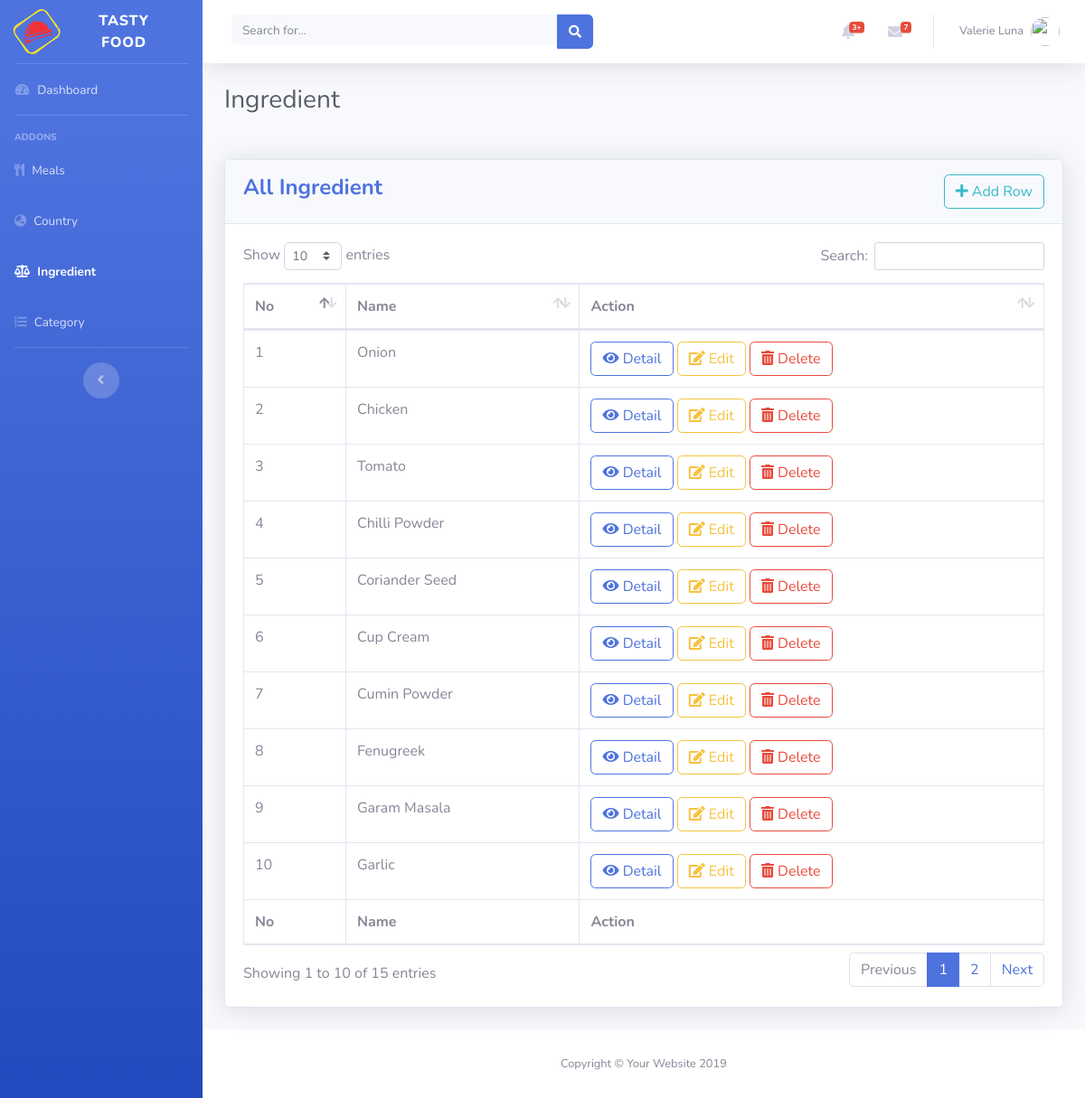
Screenshot of /ingredient with the database file from the repository.
### tables this page shows
CREATE TABLE `ingredients` (
  `ingredients_id` int(11) NOT NULL,
  `ingredients_name` varchar(225) NOT NULL,
  `ingredients_photo` text NOT NULL
);

### application/controllers/Ingredient_ctrl.php (called while the page is built, shortened)
<?php
class Ingredient_ctrl extends CI_Controller
{
	public function index()
	{
		$data['ingredients'] = $this->Ingredient_mdl->list();
		$data['innerdata'] = 'ingredient_read';
		$this->load->view('backendtemplate',$data);
	}
}
?>

### index.php (called while the page is built, shortened)
<?php
require_once BASEPATH.'core/CodeIgniter.php';

### application/models/Ingredient_mdl.php (called while the page is built, shortened)
<?php
class Ingredient_mdl extends CI_Model
{
	public function list()
	{
		$this->db->select('*');
		$this->db->from('ingredients');
		$sql = $this->db->get();
		return $sql->result();
	}
}
?>

### application/views/ingredient_read.php (the view, shortened to what this page needs)
<h1 class="h3 mb-2 text-gray-800 mb-5">
    Ingredient
</h1>
<div class="card shadow mb-4">
  <div class="card-header py-3">
    <h4 class="m-0 font-weight-bold text-primary"> All Ingredient
      <a href="<?= base_url('ingredient/create') ?>" class="btn btn-outline-info float-right">
        <i class="fas fa-plus"></i> Add Row
      </a>
    </h4>
  </div>
  <div class="card-body">
    <div class="table-responsive">
      <table class="table table-bordered" id="dataTable" width="100%" cellspacing="0">
        <thead>
          <tr>
            <th>No</th>
            <th>Name</th>
            <th>Action</th>
          </tr>
        </thead>
        <tfoot>
          <tr>
            <th>No</th>
            <th>Name</th>
            <th>Action</th>
          </tr>
        </tfoot>
        <tbody>
          <?php
            $i = 0;
            foreach($ingredients as $ingredient):
            $name = $ingredient->ingredients_name;
            $i++;
          ?>
            <tr>
              <td> <?= $i; ?> </td>
              <td> <?= $name ?> </td>
              <td>
                <a href="" class="btn btn-outline-primary">
                  <i class="fas fa-eye"></i> Detail
                </a>
                <a href="" class="btn btn-outline-warning">
                  <i class="fas fa-edit"></i> Edit
                </a>
                <a href="" class="btn btn-outline-danger">
                  <i class="fas fa-trash-alt"></i> Delete
                </a>
              </td>
            </tr>
          <?php endforeach; ?>
        </tbody>
      </table>
    </div>
  </div>
</div>

### application/views/backendtemplate.php (shortened to what this page needs)
<!DOCTYPE html>
<html lang="en">
<head>
  <link href="<?= base_url('template/backend/vendor/fontawesome-free/css/all.min.css') ?>" rel="stylesheet" type="text/css">
  <link href="<?= base_url('template/backend/css/sb-admin-2.min.css') ?>" rel="stylesheet">
  <link href="<?= base_url('template/backend/vendor/datatables/dataTables.bootstrap4.min.css') ?>" rel="stylesheet">
</head>
<body id="page-top">
  <div id="wrapper">
    <ul class="navbar-nav bg-gradient-primary sidebar sidebar-dark accordion" id="accordionSidebar">
      <a class="sidebar-brand d-flex align-items-center justify-content-center" href="<?= base_url('dashborad') ?>">
        <div class="sidebar-brand-icon rotate-n-15">
          <img src="<?= base_url('template/logo.png') ?>" class="img-fluid" style="width: 50px;">
        </div>
        <div class="sidebar-brand-text mx-3"> Tasty Food </div>
      </a>
      <hr class="sidebar-divider my-0">
      <li class="nav-item <?php if($this->uri->segment(1)=="dashboard") {echo "active";} ?> ">
        <a class="nav-link" href="<?= base_url('dashboard') ?>">
          <i class="fas fa-fw fa-tachometer-alt"></i>
          <span>Dashboard</span></a>
      </li>
      <hr class="sidebar-divider">
      <div class="sidebar-heading">
        Addons
      </div>
      <li class="nav-item <?php if($this->uri->segment(1)=="meal") {echo "active";}?> ">
        <a class="nav-link " href="<?= base_url('meal') ?>">
          <i class="fas fa-utensils"></i>
          <span> Meals </span></a>
      </li>
      <li class="nav-item <?php if($this->uri->segment(1)=="country") {echo "active";} ?> ">
        <a class="nav-link" href="<?= base_url('country') ?>">
          <i class="fas fa-globe-asia"></i>
          <span> Country </span></a>
      </li>
      <li class="nav-item <?php if($this->uri->segment(1)=="ingredient") {echo "active";} ?> ">
        <a class="nav-link" href="<?= base_url('ingredient') ?>">
          <i class="fas fa-balance-scale"></i>
          <span> Ingredient </span></a>
      </li>
      <li class="nav-item <?php if($this->uri->segment(1)=="category") {echo "active";} ?> ">
        <a class="nav-link" href="<?= base_url('category') ?>">
          <i class="fas fa-list-ol"></i>
          <span> Category </span></a>
      </li>
      <hr class="sidebar-divider d-none d-md-block">
      <div class="text-center d-none d-md-inline">
        <button class="rounded-circle border-0" id="sidebarToggle"></button>
      </div>
    </ul>
    <div id="content-wrapper" class="d-flex flex-column">
      <div id="content">
        <nav class="navbar navbar-expand navbar-light bg-white topbar mb-4 static-top shadow">
          <form class="d-none d-sm-inline-block form-inline mr-auto ml-md-3 my-2 my-md-0 mw-100 navbar-search">
            <div class="input-group">
              <input type="text" class="form-control bg-light border-0 small" placeholder="Search for..." aria-label="Search" aria-describedby="basic-addon2">
              <div class="input-group-append">
                <button class="btn btn-primary" type="button">
                  <i class="fas fa-search fa-sm"></i>
                </button>
              </div>
            </div>
          </form>
          <ul class="navbar-nav ml-auto">
            <li class="nav-item dropdown no-arrow mx-1">
              <a class="nav-link dropdown-toggle" href="#" id="alertsDropdown" role="button" data-toggle="dropdown" aria-haspopup="true" aria-expanded="false">
                <i class="fas fa-bell fa-fw"></i>
                <span class="badge badge-danger badge-counter">3+</span>
              </a>
            </li>
            <li class="nav-item dropdown no-arrow mx-1">
              <a class="nav-link dropdown-toggle" href="#" id="messagesDropdown" role="button" data-toggle="dropdown" aria-haspopup="true" aria-expanded="false">
                <i class="fas fa-envelope fa-fw"></i>
                <span class="badge badge-danger badge-counter">7</span>
              </a>
            </li>
            <li class="nav-item dropdown no-arrow">
              <a class="nav-link dropdown-toggle" href="#" id="userDropdown" role="button" data-toggle="dropdown" aria-haspopup="true" aria-expanded="false">
                <span class="mr-2 d-none d-lg-inline text-gray-600 small">Valerie Luna</span>
                <img class="img-profile rounded-circle" src="https://source.unsplash.com/QAB-WJcbgJk/60x60">
              </a>
            </li>
          </ul>
        </nav>
        <div class="container-fluid">
        <?php $this->load->view($innerdata); ?>
        </div>
      </div>
      <footer class="sticky-footer bg-white">
        <div class="container my-auto">
          <div class="copyright text-center my-auto">
            <span>Copyright &copy; Your Website 2019</span>
          </div>
        </div>
      </footer>
    </div>
  </div>
</body>
</html>

### rows the page displays
ingredients: ingredients_name "Onion"
ingredients: ingredients_name "Chicken"
ingredients: ingredients_name "Tomato"
ingredients: ingredients_name "Chilli Powder"
ingredients: ingredients_name "Coriander Seed"
ingredients: ingredients_name "Cup Cream"
ingredients: ingredients_name "Cumin Powder"
ingredients: ingredients_name "Fenugreek"
ingredients: ingredients_name "Garam Masala"
ingredients: ingredients_name "Garlic"
